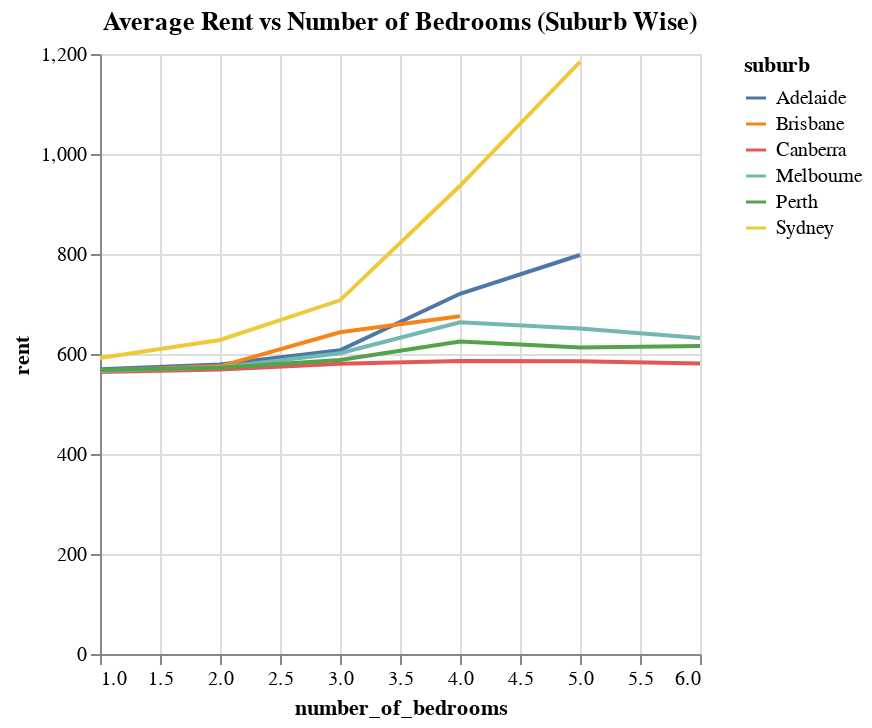

The code cell stored with this chart in its notebook:
### Code cell
# prompt: rent vs number_of_bedrooms suburb wise

# Assuming your DataFrame is named 'df' and it has columns 'suburb', 'rent', 'number_of_bedrooms'.
# Group by suburb and calculate the mean rent for each suburb.

avg_rent_by_suburb = df.groupby(['suburb', 'number_of_bedrooms'])['rent'].mean().reset_index()

# Create an Altair chart showing the relationship between rent and number of bedrooms per suburb
alt.Chart(avg_rent_by_suburb).mark_line().encode(
    x='number_of_bedrooms:Q',  # Number of bedrooms on the x-axis
    y='rent:Q',               # Rent on the y-axis
    color='suburb:N'           # Use different colors for each suburb
).properties(
    title='Average Rent vs Number of Bedrooms (Suburb Wise)'
)

### Figure 1 — Vega-Lite specification as saved in the notebook (floating-point values rounded to 4 significant figures)
{"config": {"view": {"continuousWidth": 300, "continuousHeight": 300}}, "data": {"name": "data-b95197dffc80f0be66d50a2e59b09210"}, "mark": {"type": "line"}, "encoding": {"color": {"field": "suburb", "type": "nominal"}, "x": {"field": "number_of_bedrooms", "type": "quantitative"}, "y": {"field": "rent", "type": "quantitative"}}, "title": "Average Rent vs Number of Bedrooms (Suburb Wise)", "$schema": "https://vega.github.io/schema/vega-lite/v5.20.1.json", "datasets": {"data-b95197dffc80f0be66d50a2e59b09210": [{"suburb": "Adelaide", "number_of_bedrooms": 1, "rent": 569.4}, {"suburb": "Adelaide", "number_of_bedrooms": 2, "rent": 578.9}, {"suburb": "Adelaide", "number_of_bedrooms": 3, "rent": 607.4}, {"suburb": "Adelaide", "number_of_bedrooms": 4, "rent": 720.5}, {"suburb": "Adelaide", "number_of_bedrooms": 5, "rent": 798.0}, {"suburb": "Brisbane", "number_of_bedrooms": 1, "rent": 566.8}, {"suburb": "Brisbane", "number_of_bedrooms": 2, "rent": 575.3}, {"suburb": "Brisbane", "number_of_bedrooms": 3, "rent": 643.5}, {"suburb": "Brisbane", "number_of_bedrooms": 4, "rent": 675.5}, {"suburb": "Canberra", "number_of_bedrooms": 1, "rent": 564.1}, {"suburb": "Canberra", "number_of_bedrooms": 2, "rent": 569.0}, {"suburb": "Canberra", "number_of_bedrooms": 3, "rent": 580.6}, {"suburb": "Canberra", "number_of_bedrooms": 4, "rent": 585.8}, {"suburb": "Canberra", "number_of_bedrooms": 5, "rent": 585.5}, {"suburb": "Canberra", "number_of_bedrooms": 6, "rent": 581.0}, {"suburb": "Melbourne", "number_of_bedrooms": 1, "rent": 565.9}, {"suburb": "Melbourne", "number_of_bedrooms": 2, "rent": 573.1}, {"suburb": "Melbourne", "number_of_bedrooms": 3, "rent": 601.4}, {"suburb": "Melbourne", "number_of_bedrooms": 4, "rent": 663.3}, {"suburb": "Melbourne", "number_of_bedrooms": 5, "rent": 651.0}, {"suburb": "Melbourne", "number_of_bedrooms": 6, "rent": 632.0}, {"suburb": "Perth", "number_of_bedrooms": 1, "rent": 568.1}, {"suburb": "Perth", "number_of_bedrooms": 2, "rent": 572.4}, {"suburb": "Perth", "number_of_bedrooms": 3, "rent": 588.0}, {"suburb": "Perth", "number_of_bedrooms": 4, "rent": 625.1}, {"suburb": "Perth", "number_of_bedrooms": 5, "rent": 613.0}, {"suburb": "Perth", "number_of_bedrooms": 6, "rent": 616.0}, {"suburb": "Sydney", "number_of_bedrooms": 1, "rent": 592.1}, {"suburb": "Sydney", "number_of_bedrooms": 2, "rent": 628.0}, {"suburb": "Sydney", "number_of_bedrooms": 3, "rent": 707.3}, {"suburb": "Sydney", "number_of_bedrooms": 4, "rent": 936.4}, {"suburb": "Sydney", "number_of_bedrooms": 5, "rent": 1184.0}]}}
